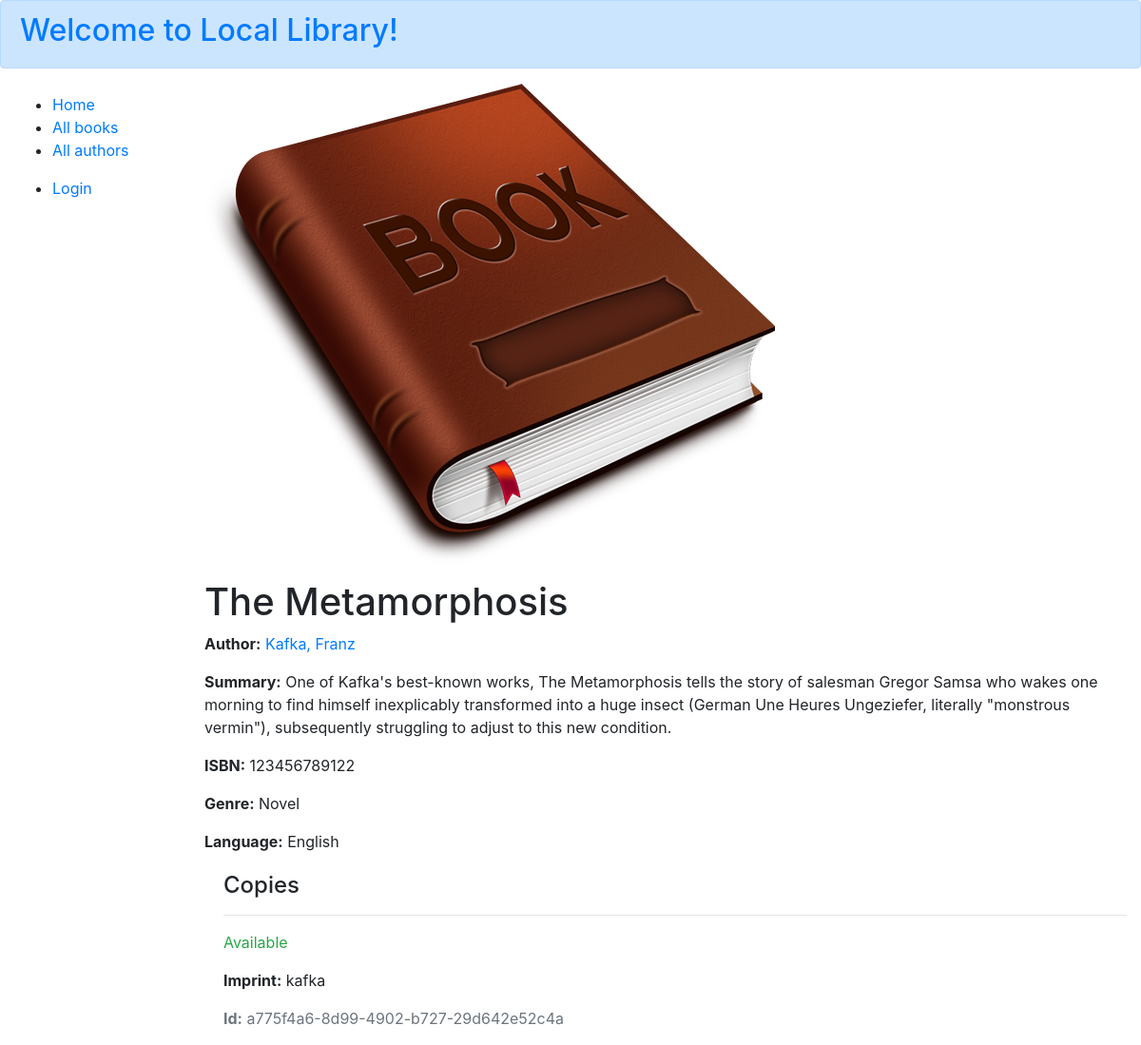
The page /catalog/book/2 on the database as committed earlier.
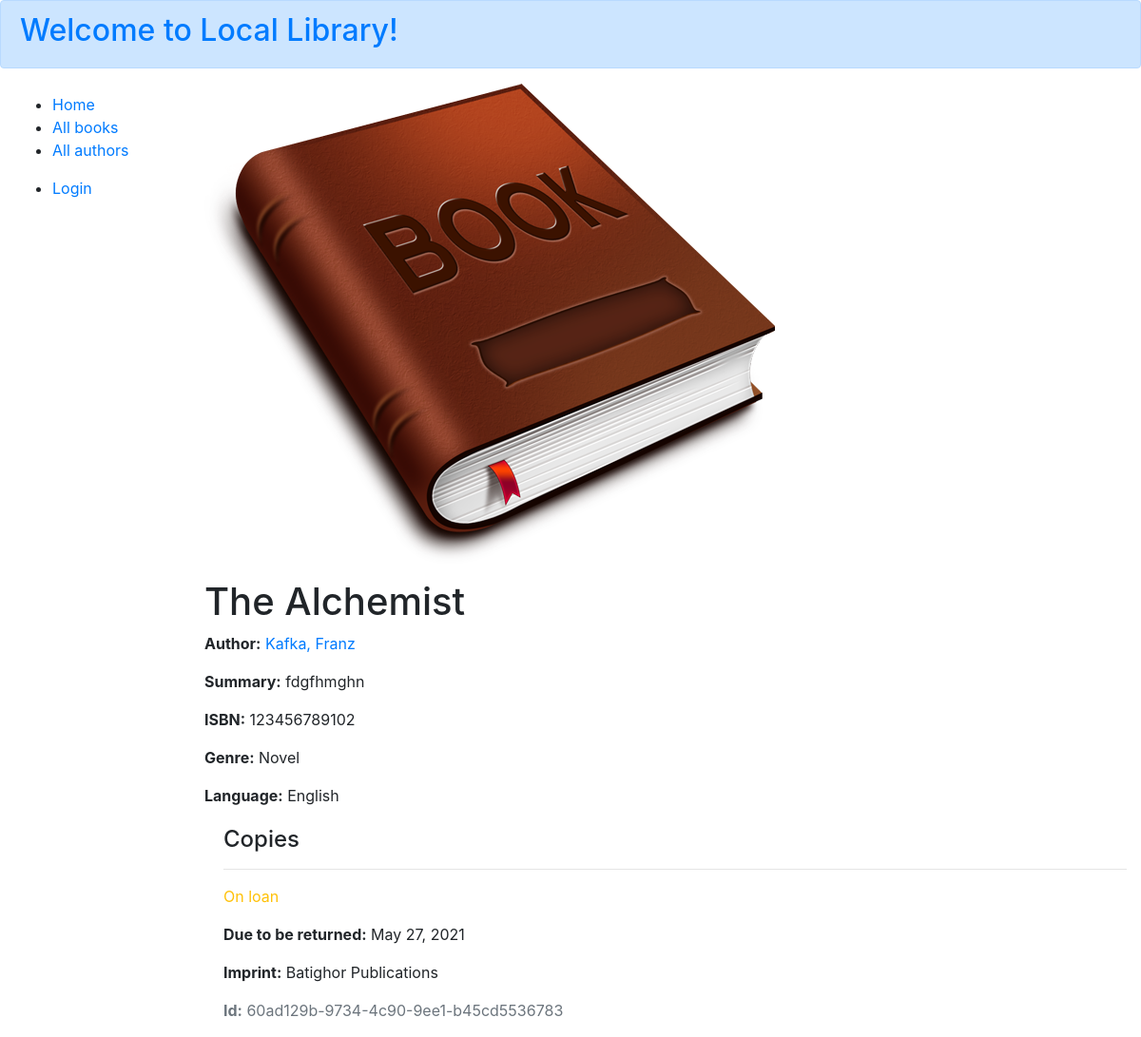
The same page on the database as committed later.
### catalog/models.py (models this page shows, shortened)
class Book(models.Model):
    image = models.ImageField(null=True, blank=True, default='default_book.png')
    title = models.CharField(max_length=200)
    author = models.ForeignKey('Author', on_delete=models.SET_NULL, null=True)
    summary = models.TextField(
        max_length=1000, help_text="Enter a brief description of the book")
    isbn = models.CharField('ISBN', max_length=13,
                            unique=True,
                            help_text='13 Character <a href="https://www.isbn-international.org/content/what-isbn'
                                      '">ISBN number</a>')
    genre = models.ManyToManyField(
        Genre, help_text="Select a genre for this book")
    language = models.CharField(max_length=200, null=True, blank=True)
    class Meta:
        ordering = ['title', 'author']
    def display_genre(self):
        """Creates a string for the Genre. This is required to display genre in Admin."""
        return ', '.join([genre.name for genre in self.genre.all()[:3]])
    display_genre.short_description = 'Genre'

class BookInstance(models.Model):
    id = models.UUIDField(primary_key=True, default=uuid.uuid4,
                          help_text="Unique ID for this particular book across whole library")
    book = models.ForeignKey('Book', on_delete=models.RESTRICT, null=True)
    imprint = models.CharField(max_length=200)
    due_back = models.DateField(null=True, blank=True)
    borrower = models.ForeignKey(
        User, on_delete=models.SET_NULL, null=True, blank=True)
    LOAN_STATUS = (
        ('d', 'Maintenance'),
        ('o', 'On loan'),
        ('a', 'Available'),
        ('r', 'Reserved'),
    )
    status = models.CharField(
        max_length=1,
        choices=LOAN_STATUS,
        blank=True,
        default='d',
        help_text='Book availability')
    class Meta:
        ordering = ['due_back']
        permissions = (("can_mark_returned", "Set book as returned"),)

class Author(models.Model):
    profile_picture = models.ImageField(help_text="Profile Picture", null=True, blank=True, default='default_author.jpg')
    first_name = models.CharField(max_length=100)
    last_name = models.CharField(max_length=100)
    date_of_birth = models.DateField(null=True, blank=True)
    date_of_death = models.DateField('died', null=True, blank=True)
    biography = models.TextField(
    max_length=1000, null=True, blank=True, help_text="Enter a brief description about the author")
    class Meta:
        ordering = ['last_name', 'first_name']
    def get_absolute_url(self):
        return reverse('author-detail', args=[str(self.id)])
    def __str__(self):
        return '{0}, {1}'.format(self.last_name, self.first_name)

class Genre(models.Model):
    name = models.CharField(
        max_length=200,
        help_text="Enter a book genre (e.g. Science Fiction, French Poetry etc.)"
        )
    def __str__(self):
        return self.name

### catalog/views.py (the view)
# urls.py: path('book/<int:pk>', views.BookDetailView.as_view(), name='book-detail'),
class BookDetailView(generic.DetailView):
    model = Book

### catalog/templates/catalog/book_detail.html
{% extends "base_generic.html" %}
{% block content %}
<p><img src="{{book.image.url}}"></p>
<h1>{{ book.title }}</h1>
<p><strong>Author:</strong> <a href="{{ book.author.get_absolute_url }}">{{ book.author }}</a></p>
<p><strong>Summary:</strong> {{ book.summary }}</p>
<p><strong>ISBN:</strong> {{ book.isbn }}</p>
<p><strong>Genre:</strong> {{ book.genre.all|join:", " }}</p>
<p><strong>Language:</strong> {{ book.language }}</p>
<div style="margin-left:20px;margin-top:20px">
  {% if book.bookinstance_set.all %}
  <h4>Copies</h4>
  {% for copy in book.bookinstance_set.all %}
  <hr>
  <p
    class="{% if copy.status == 'a' %}text-success{% elif copy.status == 'd' %}text-danger{% else %}text-warning{% endif %}">
    {{ copy.get_status_display }}</p>
  {% if copy.status != 'a' %}<p><strong>Due to be returned:</strong> {{copy.due_back}}</p>{% endif %}
  <p><strong>Imprint:</strong> {{copy.imprint}}</p>
  <p class="text-muted"><strong>Id:</strong> {{copy.id}}</p>
  {% endfor %}
  {% else %}
  <h5>No other copy of this book is available in the library.</h5>
  {% endif %}
</div>
{% endblock %}

Rows that differ between the two databases and show on the page:
removed BookInstance: status "Available", imprint "kafka", id "a775f4a6-8d99-4902-b727-29d642e52c4a"
changed Book "English": title "The Metamorphosis" → "The Alchemist"; summary "One of Kafka's best-known works, The Metamorphosis tells the story of salesman Gregor Samsa who wakes one morning to find himself inexplicably transformed into a huge insect (German Une Heures Ungeziefer, literally \"monstrous vermin\"), subsequently struggling to adjust to this new condition." → "fdgfhmghn"; isbn "123456789122" → "123456789102"
added BookInstance: status "On loan", due_back "May 27, 2021", imprint "Batighor Publications", id "60ad129b-9734-4c90-9ee1-b45cd5536783"
